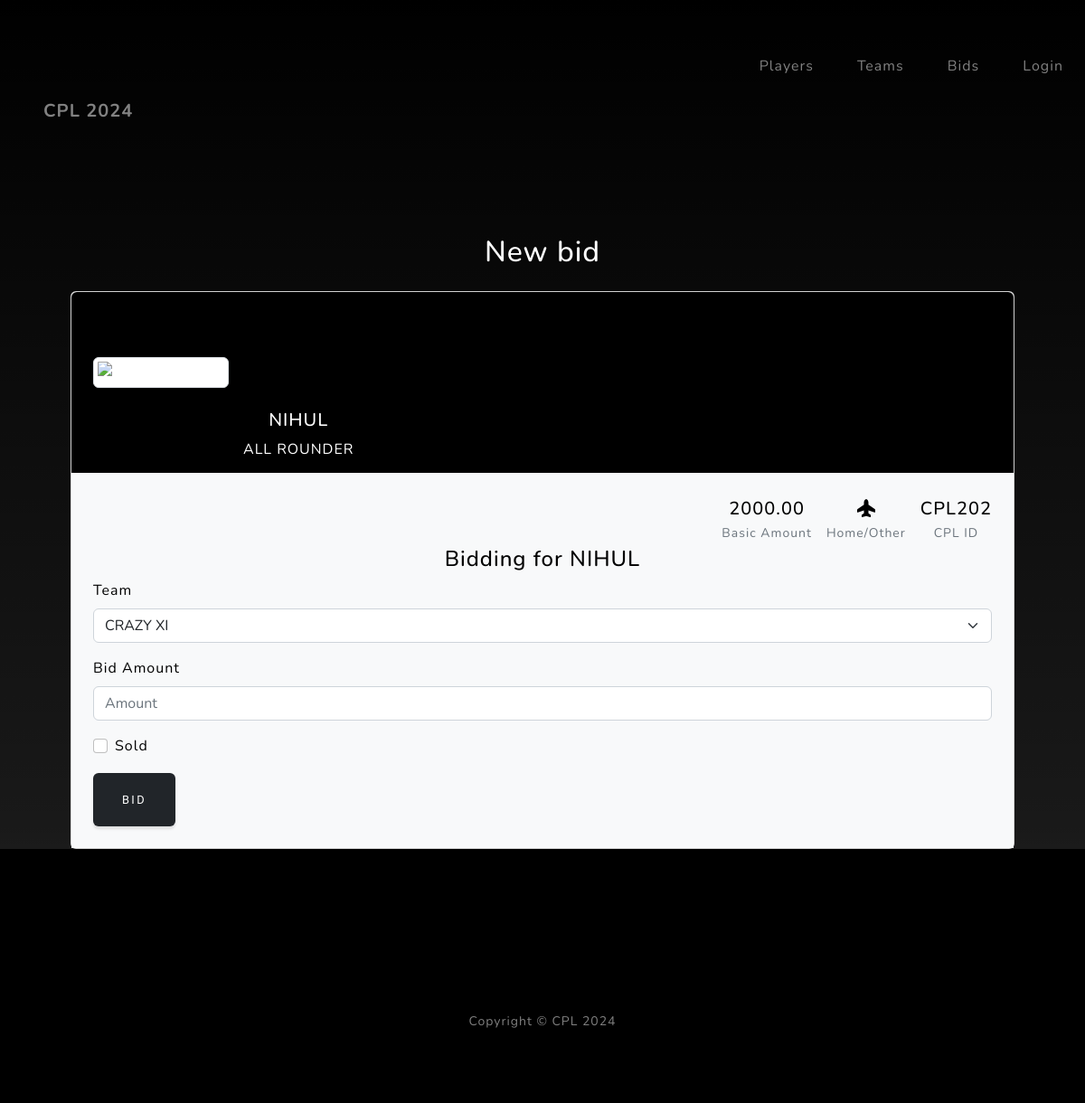
The app's page /players/2/bid with its own data.
### cpl_backend/models.py (models this page shows, shortened)
class Player(models.Model):
    class Meta:
        db_table = "players"
    cpl_id = models.CharField(unique=True, max_length=100)
    name = models.CharField(max_length=100)
    type = models.CharField(choices=PLAYER_CHOICES, max_length=100)
    card = models.FileField(upload_to="players/card",  null=True, blank=True)
    photo = models.FileField(upload_to="players/photo", null=True, blank=True)
    basic_amount = models.DecimalField(default=0, decimal_places=2, max_digits=10)
    is_external = models.BooleanField()
    is_sold = models.BooleanField()
    created_at = models.DateField(auto_now=True)

### cpl_backend/views.py (the view)
# urls.py: path('players/<int:id>/bid', views.add_new_bid, name="bids"),
def add_new_bid(request, id):
    try:
        player = Player.objects.filter(id=id).first()
        teams = Team.objects.all()
    except Exception as e:
        messages.error(request, f'An error occurred: {str(e)}')
    context = {
        "player": player,
        "teams": teams,
        "title": "New bid",
        "MEDIA_URL": settings.MEDIA_URL,
        "SITE_INFO": constants.SITE_INFO
        }
    return render(request, "pages/bids.html", context)

### cpl_backend/templates/pages/bids.html (shortened to what this page needs)
{% extends "pages/base.html" %}
{% block content %}
          <div class="card">
            <div class="rounded-top text-white d-flex flex-row" style="background-color: #000; height:200px;">
              <div class="ms-4 mt-5 d-flex flex-column" style="width: 150px;">
                <img src="{{MEDIA_URL}}{{ player.photo }}"
                  alt="{{ player.name }}" class="img-fluid img-thumbnail mt-4 mb-2"
                  style="width: 150px; z-index: 1">
              </div>
              <div class="ms-3" style="margin-top: 130px;">
                <h5>{{ player.name }}</h5>
                <p>{{ player.get_type_display }}</p>
              </div>
            </div>
            <div class="p-4 text-black" style="background-color: #f8f9fa;">
              <div class="d-flex justify-content-end text-center py-1">
                <div>
                  <p class="mb-1 h5">{{ player.basic_amount}}</p>
                  <p class="small text-muted mb-0">Basic Amount</p>
                </div>
                <div class="px-3">
                  <p class="mb-1 h5">
                    {% if player.is_external %}
                        <i class="fa-solid fa-plane-up"></i>
                    {% else %}
                        <i class="fa-solid fa-house"></i>
                    {% endif %}
                  </p>
                  <p class="small text-muted mb-0">Home/Other</p>
                </div>
                <div>
                  <p class="mb-1 h5">{{ player.cpl_id }}</p>
                  <p class="small text-muted mb-0">CPL ID</p>
                </div>
              </div>
              <h4>Bidding for {{ player.name }}</h4>
                <form class="row g-3" style="text-align: left;" method="POST" action="{% url 'save_bid' %}">
                  <div class="col-12">
                    <label for="team" class="form-label">Team</label>
                    <select required class="form-select" id="team" name="team" aria-label="Default select example">
                      {% for team in teams %}
                      <option value="{{ team.id }}">{{ team.name }}</option>
                      {% endfor %}
                    </select>
                  </div>
                  <div class="col-12">
                    <label for="amount" class="form-label">Bid Amount</label>
                    <input required type="text" name="amount" class="form-control" id="amount" placeholder="Amount">
                  </div>
                  <div class="col-12">
                    <div class="form-check">
                      <label class="form-check-label" for="gridCheck">Sold</label>
                      <input class="form-check-input" name="is_sold" type="checkbox" id="gridCheck">
                    </div>
                  </div>
                  <div class="col-12">
                    <button type="submit" class="btn btn-dark">Bid</button>
                  </div>
                </form>
            </div>
          </div>
{% endblock %}

### records on screen
Player: name "NIHUL", type "ALL ROUNDER", basic_amount "2000.00", cpl_id "CPL202"

### other values on screen
{{ title }} "New bid"
form field team "CRAZY XI"
